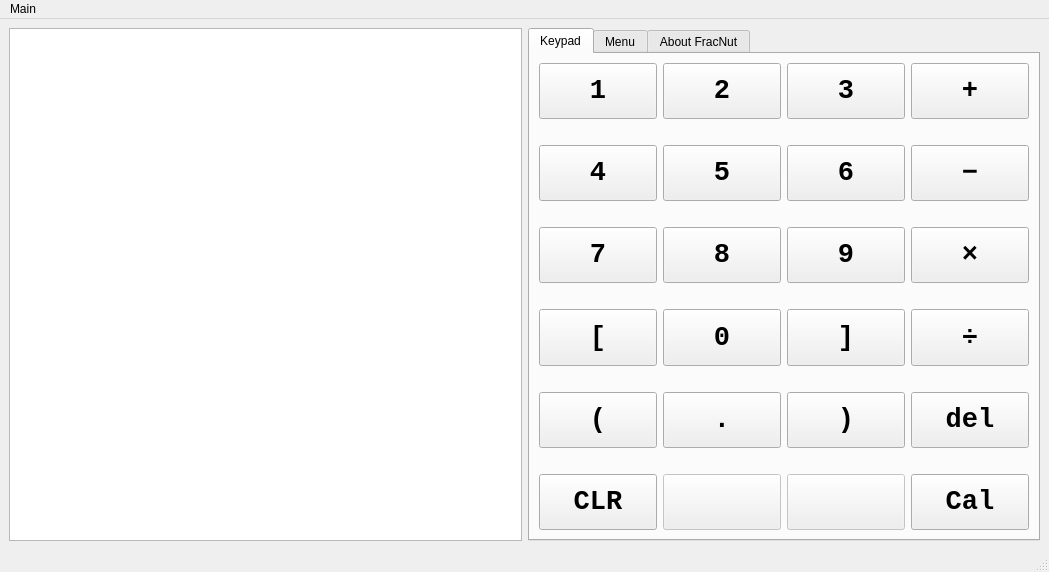
<?xml version="1.0" encoding="UTF-8"?>
<ui version="4.0">
 <class>MainWindow</class>
 <widget class="QMainWindow" name="MainWindow">
  <property name="enabled">
   <bool>true</bool>
  </property>
  <property name="geometry">
   <rect>
    <x>0</x>
    <y>0</y>
    <width>1049</width>
    <height>572</height>
   </rect>
  </property>
  <property name="windowTitle">
   <string>FracNut 1.0.0 Beta</string>
  </property>
  <widget class="QWidget" name="centralwidget">
   <layout class="QGridLayout" name="gridLayout">
    <item row="0" column="0">
     <widget class="QTextEdit" name="CommandLine">
      <property name="font">
       <font>
        <family>Courier New</family>
        <pointsize>18</pointsize>
       </font>
      </property>
      <property name="readOnly">
       <bool>true</bool>
      </property>
     </widget>
    </item>
    <item row="0" column="1">
     <widget class="QTabWidget" name="About">
      <property name="sizePolicy">
       <sizepolicy hsizetype="Expanding" vsizetype="Expanding">
        <horstretch>0</horstretch>
        <verstretch>1</verstretch>
       </sizepolicy>
      </property>
      <property name="toolTip">
       <string>&lt;html&gt;&lt;head/&gt;&lt;body&gt;&lt;p&gt;&lt;br/&gt;&lt;/p&gt;&lt;/body&gt;&lt;/html&gt;</string>
      </property>
      <property name="currentIndex">
       <number>0</number>
      </property>
      <widget class="QWidget" name="Keypad">
       <attribute name="title">
        <string>Keypad</string>
       </attribute>
       <layout class="QGridLayout" name="gridLayout_2">
        <item row="8" column="0">
         <layout class="QHBoxLayout" name="horizontalLayout_9">
          <item>
           <widget class="QPushButton" name="KeypadLeftParentheses">
            <property name="sizePolicy">
             <sizepolicy hsizetype="Expanding" vsizetype="Expanding">
              <horstretch>0</horstretch>
              <verstretch>0</verstretch>
             </sizepolicy>
            </property>
            <property name="font">
             <font>
              <family>Courier New</family>
              <pointsize>20</pointsize>
              <bold>true</bold>
             </font>
            </property>
            <property name="text">
             <string>(</string>
            </property>
           </widget>
          </item>
          <item>
           <widget class="QPushButton" name="KeypadDot">
            <property name="sizePolicy">
             <sizepolicy hsizetype="Expanding" vsizetype="Expanding">
              <horstretch>0</horstretch>
              <verstretch>0</verstretch>
             </sizepolicy>
            </property>
            <property name="font">
             <font>
              <family>Courier New</family>
              <pointsize>20</pointsize>
              <bold>true</bold>
             </font>
            </property>
            <property name="text">
             <string>.</string>
            </property>
           </widget>
          </item>
          <item>
           <widget class="QPushButton" name="KeypadRightparentheses">
            <property name="sizePolicy">
             <sizepolicy hsizetype="Expanding" vsizetype="Expanding">
              <horstretch>0</horstretch>
              <verstretch>0</verstretch>
             </sizepolicy>
            </property>
            <property name="font">
             <font>
              <family>Courier New</family>
              <pointsize>20</pointsize>
              <bold>true</bold>
             </font>
            </property>
            <property name="text">
             <string>)</string>
            </property>
           </widget>
          </item>
          <item>
           <widget class="QPushButton" name="KeypadBackspace">
            <property name="sizePolicy">
             <sizepolicy hsizetype="Expanding" vsizetype="Expanding">
              <horstretch>0</horstretch>
              <verstretch>0</verstretch>
             </sizepolicy>
            </property>
            <property name="font">
             <font>
              <family>Courier New</family>
              <pointsize>20</pointsize>
              <bold>true</bold>
             </font>
            </property>
            <property name="text">
             <string>del</string>
            </property>
           </widget>
          </item>
         </layout>
        </item>
        <item row="7" column="0">
         <spacer name="horizontalSpacer_5">
          <property name="orientation">
           <enum>Qt::Horizontal</enum>
          </property>
          <property name="sizeHint" stdset="0">
           <size>
            <width>40</width>
            <height>20</height>
           </size>
          </property>
         </spacer>
        </item>
        <item row="5" column="0">
         <spacer name="horizontalSpacer_2">
          <property name="orientation">
           <enum>Qt::Horizontal</enum>
          </property>
          <property name="sizeHint" stdset="0">
           <size>
            <width>40</width>
            <height>20</height>
           </size>
          </property>
         </spacer>
        </item>
        <item row="6" column="0">
         <layout class="QHBoxLayout" name="horizontalLayout_5">
          <item>
           <widget class="QPushButton" name="KeypadLeftBracket">
            <property name="sizePolicy">
             <sizepolicy hsizetype="Expanding" vsizetype="Expanding">
              <horstretch>0</horstretch>
              <verstretch>0</verstretch>
             </sizepolicy>
            </property>
            <property name="font">
             <font>
              <family>Courier New</family>
              <pointsize>20</pointsize>
              <bold>true</bold>
             </font>
            </property>
            <property name="text">
             <string>[</string>
            </property>
           </widget>
          </item>
          <item>
           <widget class="QPushButton" name="Keypad0">
            <property name="sizePolicy">
             <sizepolicy hsizetype="Expanding" vsizetype="Expanding">
              <horstretch>0</horstretch>
              <verstretch>0</verstretch>
             </sizepolicy>
            </property>
            <property name="font">
             <font>
              <family>Courier New</family>
              <pointsize>20</pointsize>
              <bold>true</bold>
             </font>
            </property>
            <property name="text">
             <string>0</string>
            </property>
           </widget>
          </item>
          <item>
           <widget class="QPushButton" name="KeypadRightBracket">
            <property name="sizePolicy">
             <sizepolicy hsizetype="MinimumExpanding" vsizetype="Expanding">
              <horstretch>0</horstretch>
              <verstretch>0</verstretch>
             </sizepolicy>
            </property>
            <property name="font">
             <font>
              <family>Courier New</family>
              <pointsize>20</pointsize>
              <bold>true</bold>
             </font>
            </property>
            <property name="text">
             <string>]</string>
            </property>
           </widget>
          </item>
          <item>
           <widget class="QPushButton" name="KeypadDivide">
            <property name="sizePolicy">
             <sizepolicy hsizetype="Expanding" vsizetype="Expanding">
              <horstretch>0</horstretch>
              <verstretch>0</verstretch>
             </sizepolicy>
            </property>
            <property name="font">
             <font>
              <family>Courier New</family>
              <pointsize>20</pointsize>
              <bold>true</bold>
             </font>
            </property>
            <property name="text">
             <string>÷</string>
            </property>
           </widget>
          </item>
         </layout>
        </item>
        <item row="2" column="0">
         <layout class="QHBoxLayout" name="horizontalLayout_3">
          <item>
           <widget class="QPushButton" name="Keypad4">
            <property name="sizePolicy">
             <sizepolicy hsizetype="Expanding" vsizetype="Expanding">
              <horstretch>0</horstretch>
              <verstretch>0</verstretch>
             </sizepolicy>
            </property>
            <property name="font">
             <font>
              <family>Courier New</family>
              <pointsize>20</pointsize>
              <bold>true</bold>
             </font>
            </property>
            <property name="text">
             <string>4</string>
            </property>
           </widget>
          </item>
          <item>
           <widget class="QPushButton" name="Keypad5">
            <property name="sizePolicy">
             <sizepolicy hsizetype="Expanding" vsizetype="Expanding">
              <horstretch>0</horstretch>
              <verstretch>0</verstretch>
             </sizepolicy>
            </property>
            <property name="font">
             <font>
              <family>Courier New</family>
              <pointsize>20</pointsize>
              <bold>true</bold>
             </font>
            </property>
            <property name="text">
             <string>5</string>
            </property>
           </widget>
          </item>
          <item>
           <widget class="QPushButton" name="Keypad6">
            <property name="sizePolicy">
             <sizepolicy hsizetype="Expanding" vsizetype="Expanding">
              <horstretch>0</horstretch>
              <verstretch>0</verstretch>
             </sizepolicy>
            </property>
            <property name="font">
             <font>
              <family>Courier New</family>
              <pointsize>20</pointsize>
              <bold>true</bold>
             </font>
            </property>
            <property name="text">
             <string>6</string>
            </property>
           </widget>
          </item>
          <item>
           <widget class="QPushButton" name="KeypadMinus">
            <property name="sizePolicy">
             <sizepolicy hsizetype="Expanding" vsizetype="Expanding">
              <horstretch>0</horstretch>
              <verstretch>0</verstretch>
             </sizepolicy>
            </property>
            <property name="font">
             <font>
              <family>Courier New</family>
              <pointsize>20</pointsize>
              <bold>true</bold>
             </font>
            </property>
            <property name="text">
             <string>−</string>
            </property>
           </widget>
          </item>
         </layout>
        </item>
        <item row="0" column="0">
         <layout class="QHBoxLayout" name="horizontalLayout_2">
          <item>
           <widget class="QPushButton" name="Keypad1">
            <property name="sizePolicy">
             <sizepolicy hsizetype="Expanding" vsizetype="Expanding">
              <horstretch>0</horstretch>
              <verstretch>0</verstretch>
             </sizepolicy>
            </property>
            <property name="font">
             <font>
              <family>Courier New</family>
              <pointsize>20</pointsize>
              <bold>true</bold>
             </font>
            </property>
            <property name="text">
             <string>1</string>
            </property>
           </widget>
          </item>
          <item>
           <widget class="QPushButton" name="Keypad2">
            <property name="sizePolicy">
             <sizepolicy hsizetype="Expanding" vsizetype="Expanding">
              <horstretch>0</horstretch>
              <verstretch>0</verstretch>
             </sizepolicy>
            </property>
            <property name="font">
             <font>
              <family>Courier New</family>
              <pointsize>20</pointsize>
              <bold>true</bold>
             </font>
            </property>
            <property name="text">
             <string>2</string>
            </property>
           </widget>
          </item>
          <item>
           <widget class="QPushButton" name="Keypad3">
            <property name="sizePolicy">
             <sizepolicy hsizetype="Expanding" vsizetype="Expanding">
              <horstretch>0</horstretch>
              <verstretch>0</verstretch>
             </sizepolicy>
            </property>
            <property name="font">
             <font>
              <family>Courier New</family>
              <pointsize>20</pointsize>
              <bold>true</bold>
             </font>
            </property>
            <property name="text">
             <string>3</string>
            </property>
           </widget>
          </item>
          <item>
           <widget class="QPushButton" name="KeypadPlus">
            <property name="sizePolicy">
             <sizepolicy hsizetype="Expanding" vsizetype="Expanding">
              <horstretch>0</horstretch>
              <verstretch>0</verstretch>
             </sizepolicy>
            </property>
            <property name="font">
             <font>
              <family>Courier New</family>
              <pointsize>20</pointsize>
              <bold>true</bold>
             </font>
            </property>
            <property name="text">
             <string>+</string>
            </property>
           </widget>
          </item>
         </layout>
        </item>
        <item row="18" column="0">
         <layout class="QHBoxLayout" name="horizontalLayout_6">
          <item>
           <widget class="QPushButton" name="KeypadClear">
            <property name="enabled">
             <bool>true</bool>
            </property>
            <property name="sizePolicy">
             <sizepolicy hsizetype="Expanding" vsizetype="Expanding">
              <horstretch>0</horstretch>
              <verstretch>0</verstretch>
             </sizepolicy>
            </property>
            <property name="font">
             <font>
              <family>Courier New</family>
              <pointsize>20</pointsize>
              <bold>true</bold>
             </font>
            </property>
            <property name="text">
             <string>CLR</string>
            </property>
           </widget>
          </item>
          <item>
           <widget class="QPushButton" name="BLANK1">
            <property name="enabled">
             <bool>false</bool>
            </property>
            <property name="sizePolicy">
             <sizepolicy hsizetype="Expanding" vsizetype="Expanding">
              <horstretch>0</horstretch>
              <verstretch>0</verstretch>
             </sizepolicy>
            </property>
            <property name="text">
             <string/>
            </property>
           </widget>
          </item>
          <item>
           <widget class="QPushButton" name="BLANK2">
            <property name="enabled">
             <bool>false</bool>
            </property>
            <property name="sizePolicy">
             <sizepolicy hsizetype="Expanding" vsizetype="Expanding">
              <horstretch>0</horstretch>
              <verstretch>0</verstretch>
             </sizepolicy>
            </property>
            <property name="text">
             <string/>
            </property>
           </widget>
          </item>
          <item>
           <widget class="QPushButton" name="KeypadCalculate">
            <property name="enabled">
             <bool>true</bool>
            </property>
            <property name="sizePolicy">
             <sizepolicy hsizetype="Expanding" vsizetype="Expanding">
              <horstretch>0</horstretch>
              <verstretch>0</verstretch>
             </sizepolicy>
            </property>
            <property name="font">
             <font>
              <family>Courier New</family>
              <pointsize>20</pointsize>
              <bold>true</bold>
             </font>
            </property>
            <property name="text">
             <string>Cal</string>
            </property>
           </widget>
          </item>
         </layout>
        </item>
        <item row="4" column="0">
         <layout class="QHBoxLayout" name="horizontalLayout_4">
          <item>
           <widget class="QPushButton" name="Keypad7">
            <property name="sizePolicy">
             <sizepolicy hsizetype="Expanding" vsizetype="Expanding">
              <horstretch>0</horstretch>
              <verstretch>0</verstretch>
             </sizepolicy>
            </property>
            <property name="font">
             <font>
              <family>Courier New</family>
              <pointsize>20</pointsize>
              <bold>true</bold>
             </font>
            </property>
            <property name="text">
             <string>7</string>
            </property>
           </widget>
          </item>
          <item>
           <widget class="QPushButton" name="Keypad8">
            <property name="sizePolicy">
             <sizepolicy hsizetype="Expanding" vsizetype="Expanding">
              <horstretch>0</horstretch>
              <verstretch>0</verstretch>
             </sizepolicy>
            </property>
            <property name="font">
             <font>
              <family>Courier New</family>
              <pointsize>20</pointsize>
              <bold>true</bold>
             </font>
            </property>
            <property name="text">
             <string>8</string>
            </property>
           </widget>
          </item>
          <item>
           <widget class="QPushButton" name="Keypad9">
            <property name="sizePolicy">
             <sizepolicy hsizetype="Expanding" vsizetype="Expanding">
              <horstretch>0</horstretch>
              <verstretch>0</verstretch>
             </sizepolicy>
            </property>
            <property name="font">
             <font>
              <family>Courier New</family>
              <pointsize>20</pointsize>
              <bold>true</bold>
             </font>
            </property>
            <property name="text">
             <string>9</string>
            </property>
           </widget>
          </item>
          <item>
           <widget class="QPushButton" name="KeypadMultiply">
            <property name="sizePolicy">
             <sizepolicy hsizetype="Expanding" vsizetype="Expanding">
              <horstretch>0</horstretch>
              <verstretch>0</verstretch>
             </sizepolicy>
            </property>
            <property name="font">
             <font>
              <family>Courier New</family>
              <pointsize>20</pointsize>
              <bold>true</bold>
             </font>
            </property>
            <property name="text">
             <string>×</string>
            </property>
           </widget>
          </item>
         </layout>
        </item>
        <item row="1" column="0">
         <spacer name="horizontalSpacer_4">
          <property name="orientation">
           <enum>Qt::Horizontal</enum>
          </property>
          <property name="sizeHint" stdset="0">
           <size>
            <width>40</width>
            <height>20</height>
           </size>
          </property>
         </spacer>
        </item>
        <item row="3" column="0">
         <spacer name="horizontalSpacer_3">
          <property name="orientation">
           <enum>Qt::Horizontal</enum>
          </property>
          <property name="sizeHint" stdset="0">
           <size>
            <width>40</width>
            <height>20</height>
           </size>
          </property>
         </spacer>
        </item>
        <item row="17" column="0">
         <spacer name="horizontalSpacer_1">
          <property name="orientation">
           <enum>Qt::Horizontal</enum>
          </property>
          <property name="sizeHint" stdset="0">
           <size>
            <width>40</width>
            <height>20</height>
           </size>
          </property>
         </spacer>
        </item>
       </layout>
      </widget>
      <widget class="QWidget" name="Menu">
       <attribute name="title">
        <string>Menu</string>
       </attribute>
      </widget>
      <widget class="QWidget" name="AboutFracNut">
       <attribute name="title">
        <string>About FracNut</string>
       </attribute>
      </widget>
     </widget>
    </item>
   </layout>
  </widget>
  <widget class="QMenuBar" name="menubar">
   <property name="geometry">
    <rect>
     <x>0</x>
     <y>0</y>
     <width>1049</width>
     <height>37</height>
    </rect>
   </property>
   <widget class="QMenu" name="menuFracNut_A_Fabulous_Calculator_for_Fraction_Calculations">
    <property name="title">
     <string>Main</string>
    </property>
   </widget>
   <addaction name="menuFracNut_A_Fabulous_Calculator_for_Fraction_Calculations"/>
  </widget>
  <widget class="QStatusBar" name="statusbar"/>
 </widget>
 <resources/>
 <connections/>
</ui>
